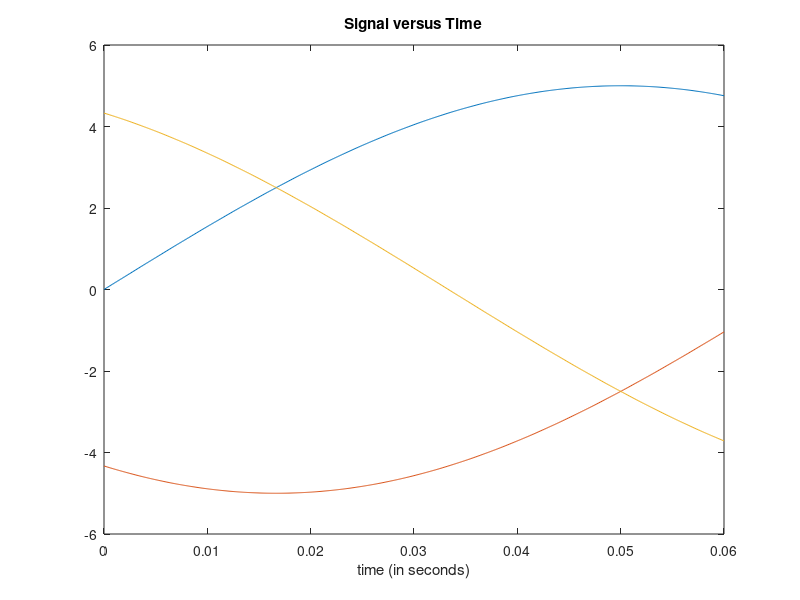

This figure's MATLAB source:
clc;
clear all;
peak=input('Enter the magnitude of three phase waveform : \n ');
f=input('Enter the frequency : \n');
w=2*pi*f;
t=[0:.0001:.06];
a=peak*sin(w*t);
b=peak*sin(w*t-2*pi/3);
c=peak*sin(w*t+2*pi/3);
abc=[a;b;c];
plot(t,abc);
xlabel('time (in seconds)');
title('Signal versus Time');
k=0;
for i=1:3
    for j=1:3
        if i==1
        T{i,j}=cos(w*t-k);
        else if i==2
                T{i,j}=-sin(w*t-k);
            else if i==3
                    T{i,j}=.5;
                end
            end
        end
        k=k+2*pi/3;
    end
end
disp(T);

